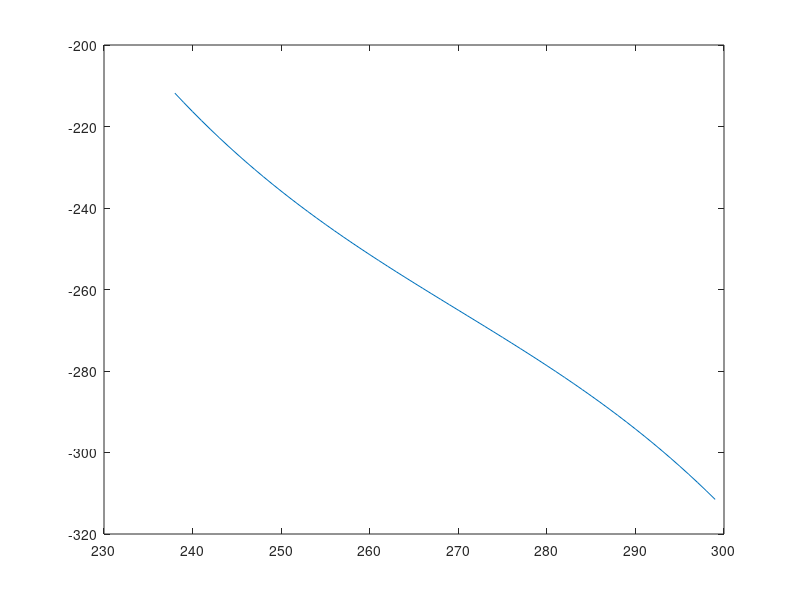

MATLAB code to generate this figure:
clear all;
gamma=0:1:61;
% a=[0.0000; 0; 0; 1; 1; 0];
% b=[0.000; 0; 0; 0; 1; 0];

%a=[0;0;0;0;1;0]; 
c=238;
b=[0;0; -3.255259096425168e-04; 0.263729636233269;-72.550756644896480; 6.505073497062662e+03]; 
x=[]; y=[]; psid=[];
for i=1:length(gamma)
 z=gamma(i)+c;
 x=[x; z];
 y=[y; b(3)*z^3+b(4)*z^2+b(5)*z+b(6)];
 %psid=[psid;atan2(dphi'*b(1:5),dphi'*a(1:5))];
end
plot(x,y);
%figure
%plot(gamma,psid);

% Gamma = 0:5:61;
% c = 238;
% for i = 1:length(Gamma)
% x = Gamma(i) + c;
% y = ((-0.000325*(Gamma (i)+c)^3)+(-0.2637* (Gamma (i)+c)^2)+ (72.558 * (Gamma (i)+c))-6505);
% end
% plot (x,y)

